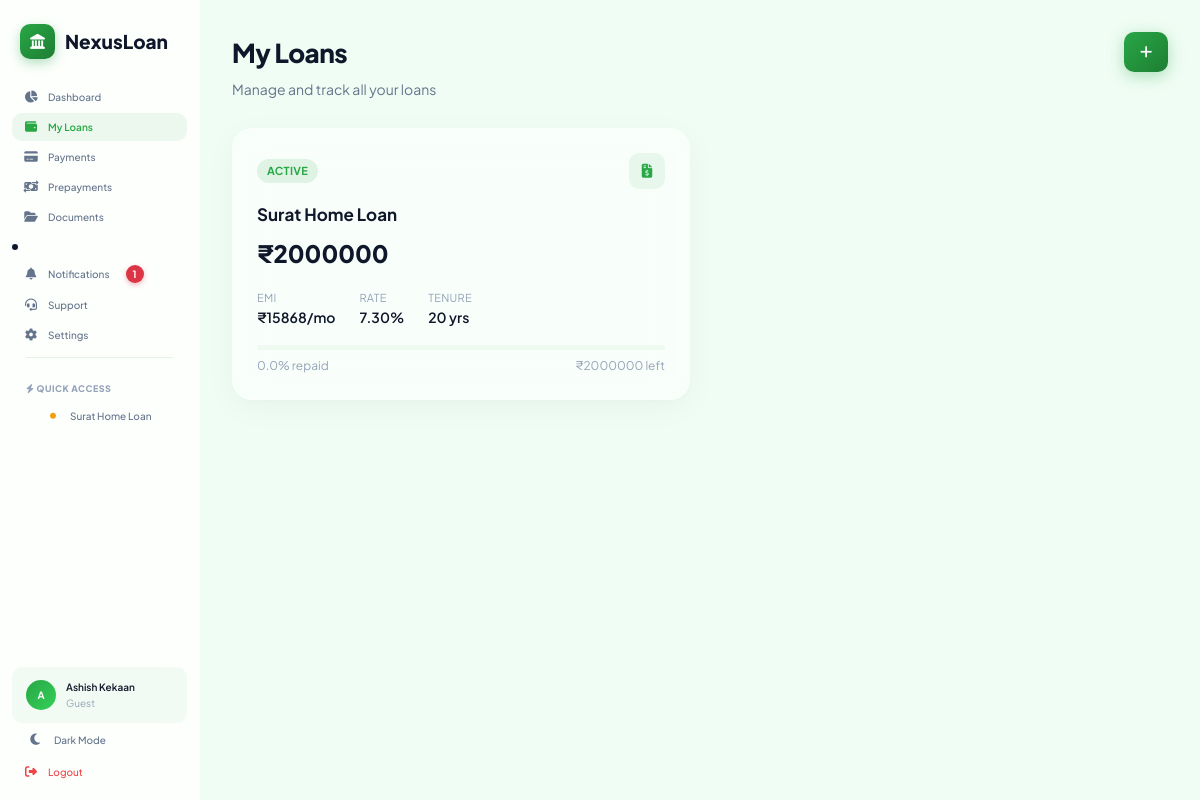
The app's page /loans/ (signed in), older data.
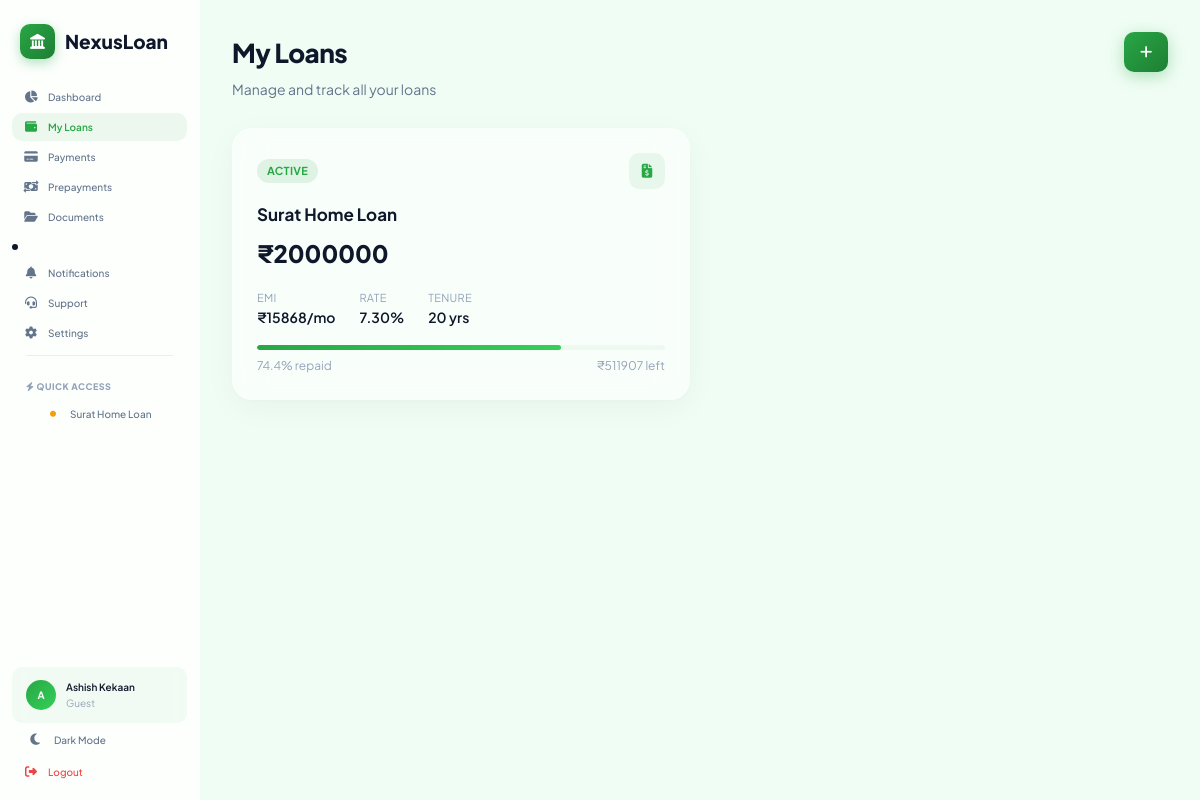
The same page, newer data.
### loans/models.py (models this page shows, shortened)
class Loan(models.Model):
    STATUS_CHOICES = [
        ("active", "Active"),
        ("closed", "Closed"),
        ("default", "Default"),
    ]
    LOAN_TYPE_CHOICES = [
        ("home", "Home Loan"),
        ("car", "Car Loan"),
        ("education", "Education Loan"),
        ("personal", "Personal Loan"),
        ("business", "Business Loan"),
        ("gold", "Gold Loan"),
        ("other", "Other"),
    ]
    EMI_FREQUENCY_CHOICES = [
        ("monthly", "Monthly"),
        ("quarterly", "Quarterly"),
        ("half_yearly", "Half Yearly"),
        ("yearly", "Yearly"),
    ]
    user = models.ForeignKey(
        settings.AUTH_USER_MODEL, on_delete=models.CASCADE, related_name="loans"
    )
    loan_name = models.CharField(max_length=200)
    loan_type = models.CharField(
        max_length=20, choices=LOAN_TYPE_CHOICES, default="home"
    )
    amount = models.DecimalField(max_digits=15, decimal_places=2)
    interest_rate = models.DecimalField(max_digits=5, decimal_places=2)
    tenure_years = models.PositiveIntegerField()
    emi = models.DecimalField(max_digits=15, decimal_places=2)
    start_date = models.DateField()
    first_emi_date = models.DateField(
        null=True,
        blank=True,
        help_text="Date on which first EMI will be deducted.",
    )
    emi_frequency = models.CharField(
        max_length=20, choices=EMI_FREQUENCY_CHOICES, default="monthly"
    )
    auto_debit = models.BooleanField(
        default=True, help_text="Automatically deduct EMI on due date."
    )
    status = models.CharField(max_length=20, choices=STATUS_CHOICES, default="active")
    closed_date = models.DateField(null=True, blank=True)
    remaining_balance = models.DecimalField(max_digits=15, decimal_places=2, default=0)
    total_interest_paid = models.DecimalField(
        max_digits=15, decimal_places=2, default=0
    )
    is_public = models.BooleanField(
        default=False, help_text="Make visible to lenders for investment"
    )
    funded_amount = models.DecimalField(max_digits=15, decimal_places=2, default=0)
    created_at = models.DateTimeField(auto_now_add=True)
    updated_at = models.DateTimeField(auto_now=True)
    class Meta:
        ordering = ["-created_at"]
        verbose_name = "Loan"
        verbose_name_plural = "Loans"
    @property
    def progress_percent(self):
        if self.amount <= 0:
            return 0
        paid = float(self.amount - self.remaining_balance)
        return round(min(paid / float(self.amount) * 100, 100), 1)

### loans/views.py (the view)
# urls.py: path("loans/", LoanListView.as_view(), name="loan_list"),
class LoanListView(LoginRequiredMixin, ListView):
    model = Loan
    template_name = "loans/loan_list.html"
    context_object_name = "loans"
    paginate_by = 12
    def get_queryset(self):
        queryset = Loan.objects.select_related("user").order_by("-created_at")
        if self.request.user.is_staff:
            return queryset
        return queryset.filter(user=self.request.user)

### loan_manager/context_processors.py (called while the page is built)
def loan_notifications(request):
    if not request.user.is_authenticated:
        return {
            "header_notifications": [],
            "header_unread_notifications": 0,
        }
    if request.user.is_staff:
        notifications = Notification.objects.select_related("loan", "user").order_by(
            "-created_at"
        )[:5]
        unread_count = Notification.objects.filter(is_read=False).count()
    else:
        notifications = (
            Notification.objects.filter(user=request.user)
            .select_related("loan")
            .order_by("-created_at")[:5]
        )
        unread_count = Notification.objects.filter(
            user=request.user, is_read=False
        ).count()
    return {
        "header_notifications": notifications,
        "header_unread_notifications": unread_count,
        "is_admin": request.user.is_staff,
    }

### templates/loans/loan_list.html (shortened to what this page needs)
{% extends 'app_layout.html' %}
{% load static %}
{% block app_content %}
<div class="page-header">
    <div>
        <h1 class="page-title">{% if not request.user.is_staff %}My Loans{% else %}Loans{% endif %}</h1>
        <p class="page-subtitle">Manage and track all your loans</p>
    </div>
    <a href="{% url 'create_loan' %}" class="btn btn-primary" title="Create Loan" style="width: 40px; height: 40px;">
        <i class="fas fa-plus"></i>
    </a>
</div>
{% if loans %}
    <div class="loans-grid">
        {% for loan in loans %}
        <a href="{% url 'loan_detail' loan.pk %}" class="loan-card glass-card">
            <div class="loan-card-header">
                <span class="loan-status-badge badge-{{ loan.status }}">{{ loan.status|title }}</span>
                <span class="loan-type"><i class="fas fa-file-invoice-dollar"></i></span>
            </div>
            <h3 class="loan-card-title">{{ loan.loan_name }}</h3>
            <div class="loan-card-amount">₹{{ loan.amount|floatformat:0 }}</div>
            <div class="loan-card-meta">
                <div>
                    <span class="lcm-label">EMI</span>
                    <span class="lcm-value">₹{{ loan.emi|floatformat:0 }}/mo</span>
                </div>
                <div>
                    <span class="lcm-label">Rate</span>
                    <span class="lcm-value">{{ loan.interest_rate }}%</span>
                </div>
                <div>
                    <span class="lcm-label">Tenure</span>
                    <span class="lcm-value">{{ loan.tenure_years }} yrs</span>
                </div>
            </div>
            <div class="loan-progress-section">
                <div class="loan-progress-bar">
                    <div class="loan-progress-fill" style="width: {{ loan.progress_percent }}%"></div>
                </div>
                <div class="loan-progress-info">
                    <span>{{ loan.progress_percent }}% repaid</span>
                    <span>₹{{ loan.remaining_balance|floatformat:0 }} left</span>
                </div>
            </div>
        </a>
        {% endfor %}
    </div>
{% endif %}
{% endblock %}

### templates/app_layout.html (shortened to what the changed rows need)
{% extends 'base.html' %}
{% load static %}
{% block content %}
<div class="app-layout">
    <aside class="sidebar" id="sidebar">
        <nav class="sidebar-nav">
            {% if not request.user.is_staff %}
                <li>
                    <a href="{% url 'notifications_dashboard' %}" class="nav-item {% if request.resolver_match.url_name == 'notifications_dashboard' %}active{% endif %}">
                        <i class="fas fa-bell"></i>
                        <span>Notifications</span>
                        {% if header_unread_notifications > 0 %}
                            <span class="notification-badge">{{ header_unread_notifications }}</span>
                        {% endif %}
                    </a>
                </li>
            {% endif %}
            {% if loans %}
                {% for loan in loans %}
                    {% if loan.status == 'active' %}
                        <a href="{% url 'loan_detail' loan.pk %}" class="nav-item nav-sub {% if request.resolver_match.url_name == 'loan_detail' and request.resolver_match.kwargs.pk|slugify == loan.pk|slugify %}active{% endif %}">
                            <i class="fas fa-circle" style="font-size:6px; color: var(--accent);"></i>
                            <span>{{ loan.loan_name|truncatechars:18 }}</span>
                        </a>
                    {% endif %}
                {% endfor %}
            {% endif %}
        </nav>
    </aside>
    <main class="main-content">
        {% block app_content %}{% endblock %}
    </main>
</div>
{% endblock %}

Row changes from the older to the newer data that the page shows:
changed Loan "Surat Home Loan": progress_percent "0.0" → "74.4"; remaining_balance "2000000" → "511907"
Text that changed along with them:
{{ header_unread_notifications }}: "1" → (not shown)
